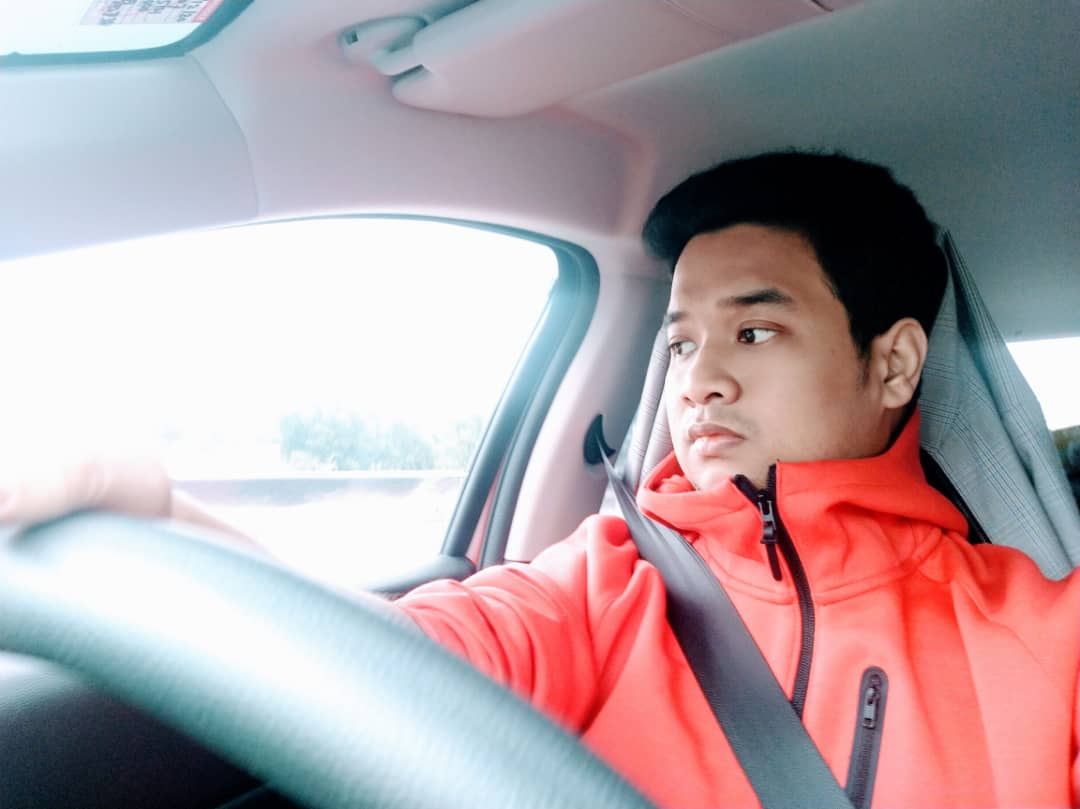
#> input picture packt/Deep Learning CNN Convolutional Neural Networks with Python/khoi.jpg, 1080 x 809 px
$ jupyter execute '2.Image Processing - Converting an Image to Grayscale in Python.ipynb'
#> lines starting #> are read from the running program, lines starting #| are printed output that depends on the picture
[cell 1]
import numpy as np
import matplotlib.pyplot as plt

[cell 2]
im = plt.imread('khoi.jpg')
#> im is the input picture: shape (809, 1080, 3); mean R, G, B 177.6, 161.3, 166.2

[cell 3]
#display image
plt.imshow(im)

[cell 4]
#identify height,width and channel (RGB)
im.shape
#if the channel more then 3 then remove 1 channel
im2 = im[:,:,:3]
im2.shape
#> Out = (809, 1080, 3)

[cell 5]
R = im2[:,:,0]
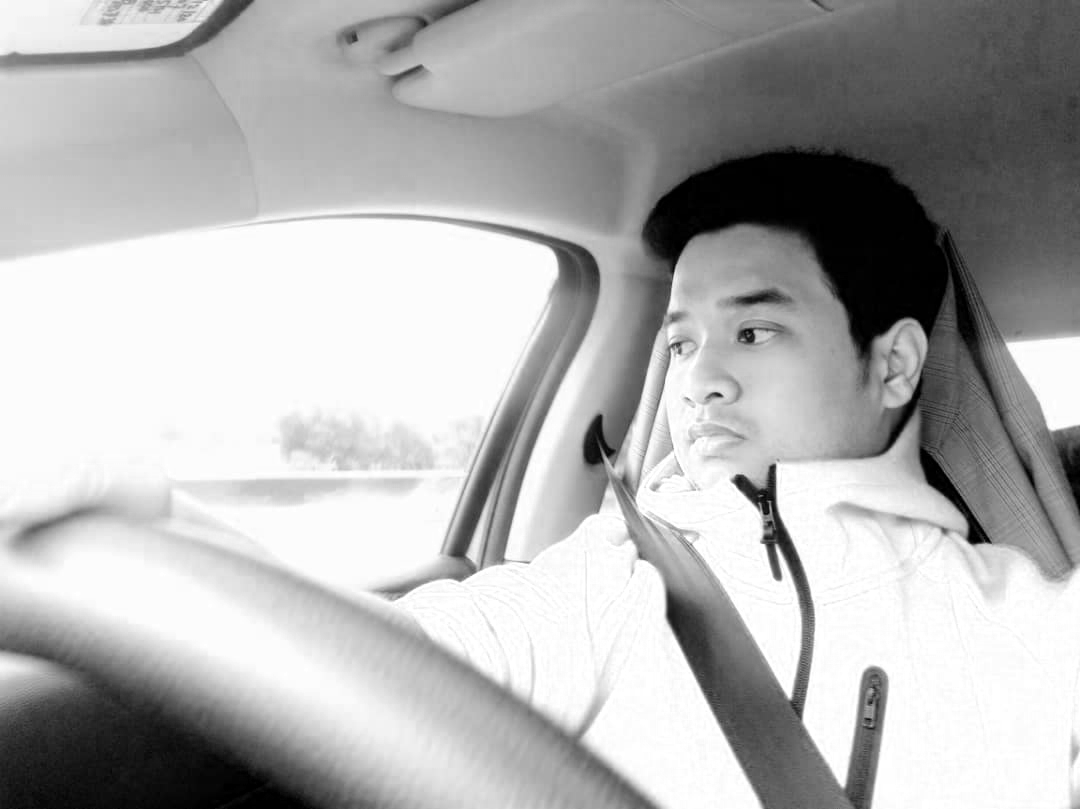
#> R: shape (809, 1080); min 0, max 255, mean 177.6
G = im2[:,:,1]
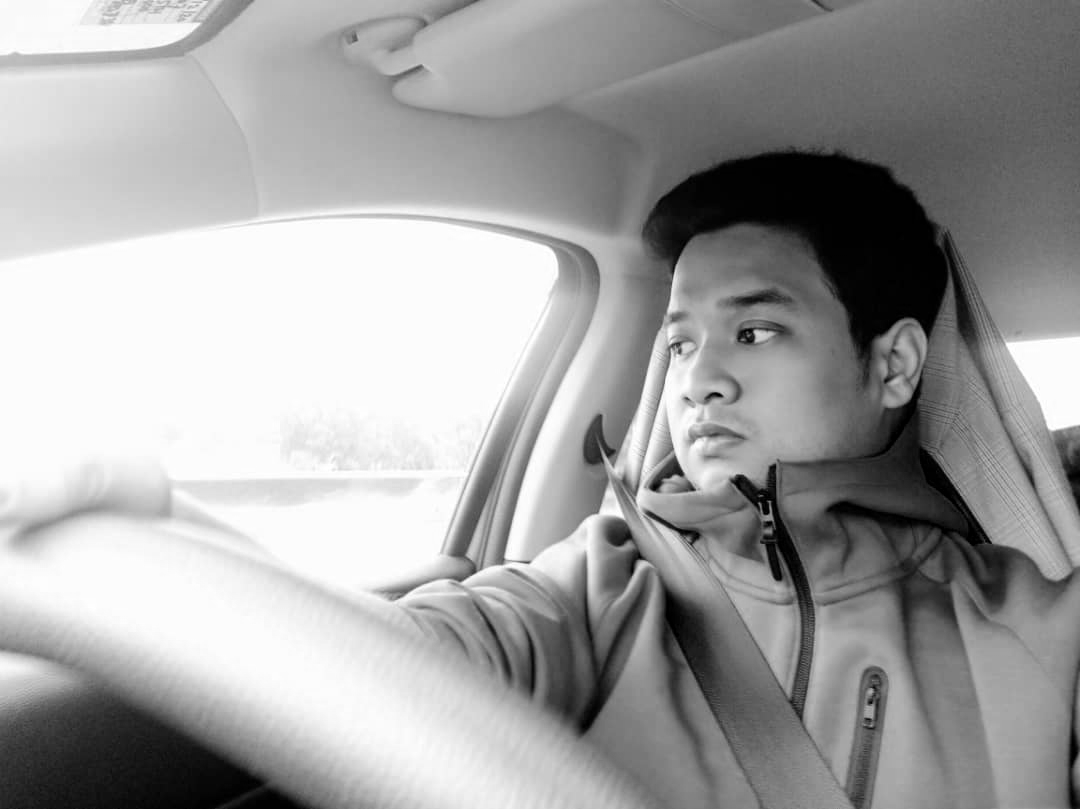
#> G: shape (809, 1080); min 0, max 255, mean 161.3
B = im2[:,:,2]

[cell 6]
imGray = 0.333*R + 0.333*G + 0.333*B
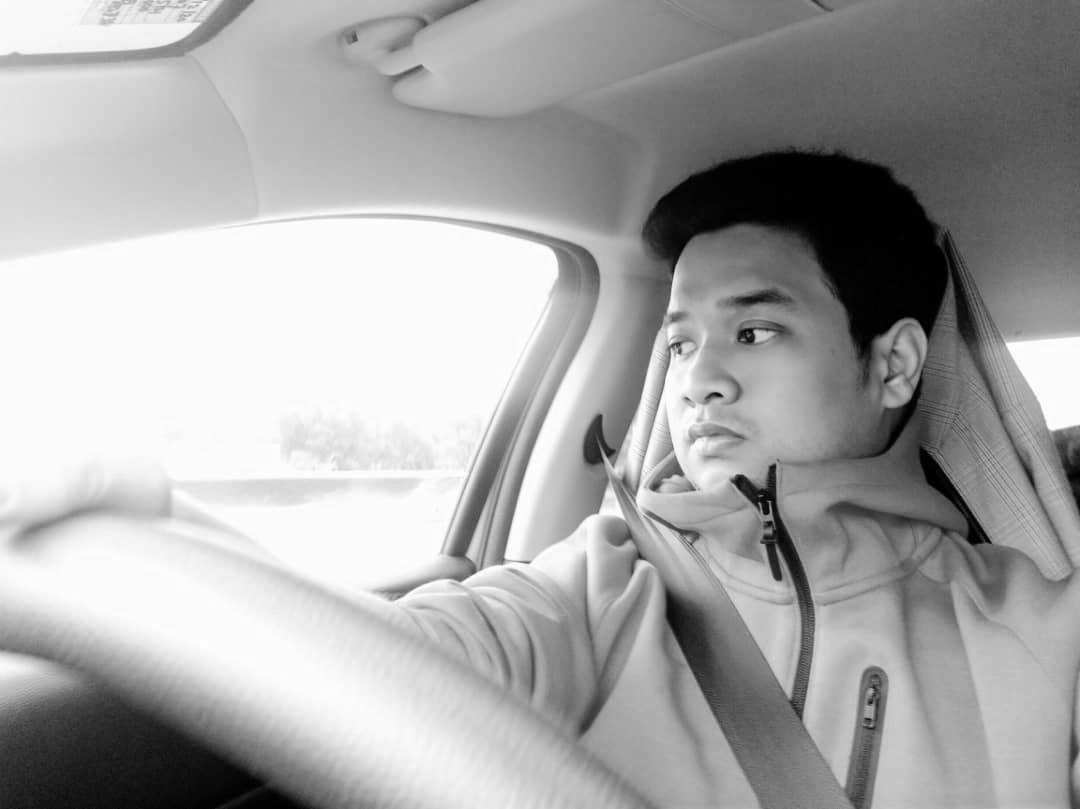
#> imGray: shape (809, 1080) float64; min 0, max 254.7, mean 168.2
plt.imshow(imGray,cmap='gray')

[cell 7]
imGray = 0.298*R + 0.5870*G + 0.1140*B
plt.imshow(imGray,cmap='gray')

[cell 8]
#open opencv2 grey

import cv2
imGrayCV2 = cv2.cvtColor(im2,cv2.COLOR_RGB2GRAY)

fig,(ax1,ax2) = plt.subplots(1,2,figsize=(10,15))
ax1.imshow(imGray,cmap='gray')
ax2.imshow(imGrayCV2,cmap='gray')
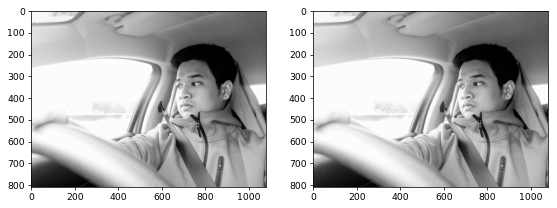
#> figure drawn by matplotlib, 2 panels
